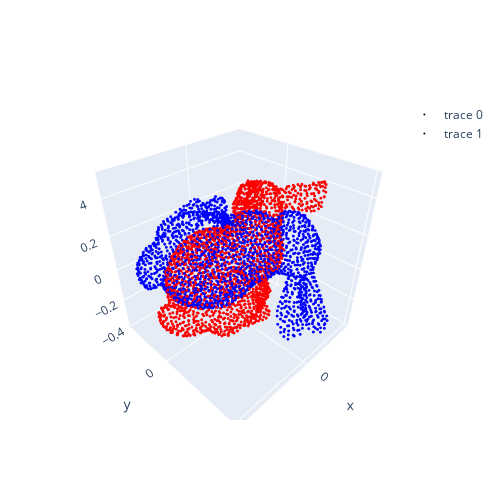

Notebook source saved alongside this figure:
### Code cell
v = Visualizer()
v.draw_points(points)

def deg2rad(deg):
    return (deg/180.0)*pi

def get_rotation_matrix_x(deg):
    rad = deg2rad(deg)
    return np.array([   [1, 0,         0],
                        [0, cos(rad), -sin(rad)],
                        [0, sin(rad), cos(rad)]])
    
def get_rotation_matrix_y(deg):
    rad = deg2rad(deg)
    return np.array([   
                        [cos(rad), 0,  sin(rad)],
                        [0,        1,  0],
                        [-sin(rad), 0, cos(rad)]])
    
def get_rotation_matrix_z(deg):
    rad = deg2rad(deg)
    return np.array([   
                        [cos(rad), -sin(rad), 0],
                        [sin(rad), cos(rad),  0],
                        [0,        0,         1]])
    

# 
center = np.mean(points, axis=0)
print(center)
points -= center
new_points = (get_rotation_matrix_x(90)@points.T).T
v.draw_points(new_points + center, color=[1,0,0])
v.show()

### Figure 1 — Plotly figure (JSON) as saved in the notebook; plotly's stock layout.template omitted (floating-point values rounded to 4 significant figures; data arrays with more than 128 entries replaced by an {"elided": "..."} marker saying what was removed)
{"data": [{"marker": {"color": {"elided": "2000x3 int values"}, "size": 1}, "mode": "markers", "type": "scatter3d", "x": {"elided": "2000 float values"}, "y": {"elided": "2000 float values"}, "z": {"elided": "2000 float values"}}, {"marker": {"color": {"elided": "2000x3 int values"}, "size": 1}, "mode": "markers", "type": "scatter3d", "x": {"elided": "2000 float values"}, "y": {"elided": "2000 float values"}, "z": {"elided": "2000 float values"}}], "layout": {"autosize": false, "height": 500, "width": 500}}
